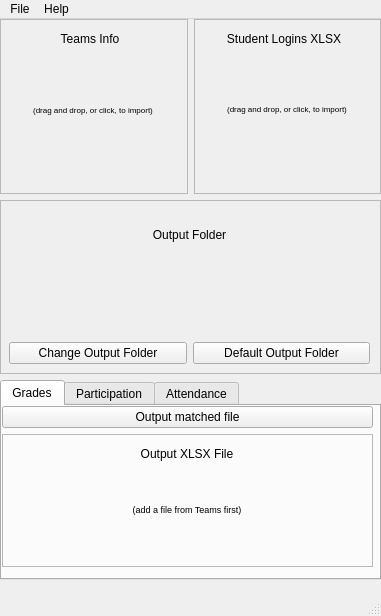
<?xml version="1.0" encoding="UTF-8"?>
<ui version="4.0">
 <author>Dylan Armitage</author>
 <class>MainWindow</class>
 <widget class="QMainWindow" name="MainWindow">
  <property name="geometry">
   <rect>
    <x>0</x>
    <y>0</y>
    <width>381</width>
    <height>616</height>
   </rect>
  </property>
  <property name="sizePolicy">
   <sizepolicy hsizetype="Fixed" vsizetype="Fixed">
    <horstretch>0</horstretch>
    <verstretch>0</verstretch>
   </sizepolicy>
  </property>
  <property name="minimumSize">
   <size>
    <width>381</width>
    <height>616</height>
   </size>
  </property>
  <property name="maximumSize">
   <size>
    <width>381</width>
    <height>616</height>
   </size>
  </property>
  <property name="windowTitle">
   <string>Teams-ATLAS Bridge</string>
  </property>
  <property name="autoFillBackground">
   <bool>false</bool>
  </property>
  <widget class="QWidget" name="centralwidget">
   <widget class="QWidget" name="verticalLayoutWidget_3">
    <property name="geometry">
     <rect>
      <x>0</x>
      <y>0</y>
      <width>381</width>
      <height>561</height>
     </rect>
    </property>
    <layout class="QVBoxLayout" name="verticalLayout_4">
     <item>
      <layout class="QHBoxLayout" name="horizontalLayout_5">
       <item>
        <widget class="QFrameDragDrop" name="frame_grade_input">
         <property name="acceptDrops">
          <bool>true</bool>
         </property>
         <property name="frameShape">
          <enum>QFrame::StyledPanel</enum>
         </property>
         <property name="frameShadow">
          <enum>QFrame::Sunken</enum>
         </property>
         <widget class="QPushButton" name="button_input_teams">
          <property name="geometry">
           <rect>
            <x>8</x>
            <y>40</y>
            <width>170</width>
            <height>101</height>
           </rect>
          </property>
          <property name="font">
           <font>
            <pointsize>6</pointsize>
           </font>
          </property>
          <property name="text">
           <string>(drag and drop, or click, to import)</string>
          </property>
          <property name="flat">
           <bool>true</bool>
          </property>
         </widget>
         <widget class="QLabel" name="label_input_teams">
          <property name="geometry">
           <rect>
            <x>0</x>
            <y>0</y>
            <width>180</width>
            <height>40</height>
           </rect>
          </property>
          <property name="text">
           <string>Teams Info</string>
          </property>
          <property name="alignment">
           <set>Qt::AlignCenter</set>
          </property>
         </widget>
        </widget>
       </item>
       <item>
        <widget class="QFrameDragDrop" name="frame_student_xlsx">
         <property name="acceptDrops">
          <bool>true</bool>
         </property>
         <property name="frameShape">
          <enum>QFrame::StyledPanel</enum>
         </property>
         <property name="frameShadow">
          <enum>QFrame::Sunken</enum>
         </property>
         <widget class="QLabel" name="label_input_students">
          <property name="geometry">
           <rect>
            <x>0</x>
            <y>0</y>
            <width>180</width>
            <height>40</height>
           </rect>
          </property>
          <property name="text">
           <string>Student Logins XLSX</string>
          </property>
          <property name="alignment">
           <set>Qt::AlignCenter</set>
          </property>
         </widget>
         <widget class="QPushButton" name="button_input_students">
          <property name="geometry">
           <rect>
            <x>8</x>
            <y>40</y>
            <width>170</width>
            <height>100</height>
           </rect>
          </property>
          <property name="font">
           <font>
            <pointsize>6</pointsize>
           </font>
          </property>
          <property name="text">
           <string>(drag and drop, or click, to import)</string>
          </property>
          <property name="flat">
           <bool>true</bool>
          </property>
         </widget>
        </widget>
       </item>
      </layout>
     </item>
     <item>
      <widget class="QFrame" name="frame_output_dir">
       <property name="frameShape">
        <enum>QFrame::StyledPanel</enum>
       </property>
       <property name="frameShadow">
        <enum>QFrame::Sunken</enum>
       </property>
       <widget class="QWidget" name="verticalLayoutWidget">
        <property name="geometry">
         <rect>
          <x>9</x>
          <y>3</y>
          <width>361</width>
          <height>161</height>
         </rect>
        </property>
        <layout class="QVBoxLayout" name="verticalLayout">
         <item>
          <widget class="QLabel" name="label_output_dir">
           <property name="text">
            <string>Output Folder</string>
           </property>
           <property name="alignment">
            <set>Qt::AlignCenter</set>
           </property>
          </widget>
         </item>
         <item>
          <widget class="QLabel" name="text_output_dir">
           <property name="text">
            <string/>
           </property>
           <property name="wordWrap">
            <bool>true</bool>
           </property>
          </widget>
         </item>
         <item>
          <layout class="QHBoxLayout" name="horizontalLayout">
           <item>
            <widget class="QPushButton" name="button_output_dir">
             <property name="text">
              <string>Change Output Folder</string>
             </property>
            </widget>
           </item>
           <item>
            <widget class="QPushButton" name="button_default_output_dir">
             <property name="text">
              <string>Default Output Folder</string>
             </property>
            </widget>
           </item>
          </layout>
         </item>
        </layout>
       </widget>
      </widget>
     </item>
     <item>
      <widget class="QTabWidget" name="tabWidget">
       <property name="enabled">
        <bool>true</bool>
       </property>
       <property name="maximumSize">
        <size>
         <width>16777215</width>
         <height>200</height>
        </size>
       </property>
       <property name="currentIndex">
        <number>0</number>
       </property>
       <widget class="QWidget" name="tab_grades">
        <attribute name="title">
         <string>Grades</string>
        </attribute>
        <widget class="QWidget" name="gridLayoutWidget">
         <property name="geometry">
          <rect>
           <x>0</x>
           <y>0</y>
           <width>371</width>
           <height>161</height>
          </rect>
         </property>
         <layout class="QVBoxLayout" name="verticalLayout_3">
          <item>
           <widget class="QPushButton" name="button_process">
            <property name="text">
             <string>Output matched file</string>
            </property>
           </widget>
          </item>
          <item>
           <widget class="QFrame" name="frame_output_xlsx">
            <property name="frameShape">
             <enum>QFrame::StyledPanel</enum>
            </property>
            <property name="frameShadow">
             <enum>QFrame::Sunken</enum>
            </property>
            <widget class="QLabel" name="label_output_xlsx">
             <property name="geometry">
              <rect>
               <x>0</x>
               <y>10</y>
               <width>370</width>
               <height>20</height>
              </rect>
             </property>
             <property name="text">
              <string>Output XLSX File</string>
             </property>
             <property name="alignment">
              <set>Qt::AlignCenter</set>
             </property>
            </widget>
            <widget class="QLabel" name="name_output_xlsx">
             <property name="geometry">
              <rect>
               <x>10</x>
               <y>40</y>
               <width>350</width>
               <height>71</height>
              </rect>
             </property>
             <property name="font">
              <font>
               <pointsize>7</pointsize>
              </font>
             </property>
             <property name="mouseTracking">
              <bool>false</bool>
             </property>
             <property name="text">
              <string>(add a file from Teams first)</string>
             </property>
             <property name="alignment">
              <set>Qt::AlignCenter</set>
             </property>
            </widget>
           </widget>
          </item>
         </layout>
        </widget>
       </widget>
       <widget class="QWidget" name="tab_participation">
        <attribute name="title">
         <string>Participation</string>
        </attribute>
       </widget>
       <widget class="QWidget" name="tab_attendance">
        <property name="enabled">
         <bool>false</bool>
        </property>
        <attribute name="title">
         <string>Attendance</string>
        </attribute>
       </widget>
      </widget>
     </item>
    </layout>
   </widget>
  </widget>
  <widget class="QMenuBar" name="menubar">
   <property name="geometry">
    <rect>
     <x>0</x>
     <y>0</y>
     <width>381</width>
     <height>30</height>
    </rect>
   </property>
   <widget class="QMenu" name="menuHelp">
    <property name="title">
     <string>Help</string>
    </property>
    <addaction name="actionAbout_Teams_ATLAS_Bridge"/>
    <addaction name="actionAbout_Qt"/>
    <addaction name="actionAbout_PyInstaller"/>
    <addaction name="separator"/>
    <addaction name="actionCheck_for_Updates"/>
    <addaction name="separator"/>
    <addaction name="actionDebugging_Options"/>
   </widget>
   <widget class="QMenu" name="menuFile">
    <property name="title">
     <string>File</string>
    </property>
    <addaction name="actionExit"/>
   </widget>
   <addaction name="menuFile"/>
   <addaction name="menuHelp"/>
  </widget>
  <widget class="QStatusBar" name="statusbar"/>
  <action name="actionAbout_Teams_ATLAS_Bridge">
   <property name="text">
    <string>About Teams-ATLAS Bridge</string>
   </property>
   <property name="menuRole">
    <enum>QAction::AboutRole</enum>
   </property>
  </action>
  <action name="actionAbout_Qt">
   <property name="text">
    <string>About Qt</string>
   </property>
   <property name="menuRole">
    <enum>QAction::AboutQtRole</enum>
   </property>
  </action>
  <action name="actionExit">
   <property name="text">
    <string>Exit</string>
   </property>
   <property name="menuRole">
    <enum>QAction::QuitRole</enum>
   </property>
  </action>
  <action name="actionCheck_for_Updates">
   <property name="text">
    <string>Check for Updates</string>
   </property>
  </action>
  <action name="actionAbout_PyInstaller">
   <property name="text">
    <string>About PyInstaller</string>
   </property>
  </action>
  <action name="actionDebugging_Options">
   <property name="text">
    <string>Debugging Options</string>
   </property>
  </action>
 </widget>
 <customwidgets>
  <customwidget>
   <class>QFrameDragDrop</class>
   <extends>QFrame</extends>
   <header location="global">qframedragdrop.h</header>
   <container>1</container>
   <slots>
    <signal>setOutputDir(QString)</signal>
   </slots>
  </customwidget>
 </customwidgets>
 <tabstops>
  <tabstop>button_input_teams</tabstop>
  <tabstop>button_input_students</tabstop>
  <tabstop>button_output_dir</tabstop>
  <tabstop>button_default_output_dir</tabstop>
 </tabstops>
 <resources/>
 <connections>
  <connection>
   <sender>actionAbout_Qt</sender>
   <signal>triggered()</signal>
   <receiver>MainWindow</receiver>
   <slot>about_qt()</slot>
   <hints>
    <hint type="sourcelabel">
     <x>-1</x>
     <y>-1</y>
    </hint>
    <hint type="destinationlabel">
     <x>190</x>
     <y>307</y>
    </hint>
   </hints>
  </connection>
  <connection>
   <sender>actionAbout_Teams_ATLAS_Bridge</sender>
   <signal>triggered()</signal>
   <receiver>MainWindow</receiver>
   <slot>about_app()</slot>
   <hints>
    <hint type="sourcelabel">
     <x>-1</x>
     <y>-1</y>
    </hint>
    <hint type="destinationlabel">
     <x>190</x>
     <y>307</y>
    </hint>
   </hints>
  </connection>
  <connection>
   <sender>actionExit</sender>
   <signal>triggered()</signal>
   <receiver>MainWindow</receiver>
   <slot>close()</slot>
   <hints>
    <hint type="sourcelabel">
     <x>-1</x>
     <y>-1</y>
    </hint>
    <hint type="destinationlabel">
     <x>190</x>
     <y>307</y>
    </hint>
   </hints>
  </connection>
  <connection>
   <sender>actionCheck_for_Updates</sender>
   <signal>triggered()</signal>
   <receiver>MainWindow</receiver>
   <slot>check_updates()</slot>
   <hints>
    <hint type="sourcelabel">
     <x>-1</x>
     <y>-1</y>
    </hint>
    <hint type="destinationlabel">
     <x>190</x>
     <y>307</y>
    </hint>
   </hints>
  </connection>
  <connection>
   <sender>actionAbout_PyInstaller</sender>
   <signal>triggered()</signal>
   <receiver>MainWindow</receiver>
   <slot>about_pyinstaller()</slot>
   <hints>
    <hint type="sourcelabel">
     <x>-1</x>
     <y>-1</y>
    </hint>
    <hint type="destinationlabel">
     <x>190</x>
     <y>307</y>
    </hint>
   </hints>
  </connection>
  <connection>
   <sender>frame_grade_input</sender>
   <signal>setOutputDir(QString)</signal>
   <receiver>MainWindow</receiver>
   <slot>choose_output_dir(QString)</slot>
   <hints>
    <hint type="sourcelabel">
     <x>98</x>
     <y>122</y>
    </hint>
    <hint type="destinationlabel">
     <x>190</x>
     <y>307</y>
    </hint>
   </hints>
  </connection>
  <connection>
   <sender>actionDebugging_Options</sender>
   <signal>triggered()</signal>
   <receiver>MainWindow</receiver>
   <slot>update_logging()</slot>
   <hints>
    <hint type="sourcelabel">
     <x>-1</x>
     <y>-1</y>
    </hint>
    <hint type="destinationlabel">
     <x>190</x>
     <y>307</y>
    </hint>
   </hints>
  </connection>
 </connections>
 <designerdata>
  <property name="gridDeltaX">
   <number>10</number>
  </property>
  <property name="gridDeltaY">
   <number>10</number>
  </property>
  <property name="gridSnapX">
   <bool>true</bool>
  </property>
  <property name="gridSnapY">
   <bool>true</bool>
  </property>
  <property name="gridVisible">
   <bool>true</bool>
  </property>
 </designerdata>
 <slots>
  <slot>choose_output_dir(QString)</slot>
  <slot>about_qt()</slot>
  <slot>about_app()</slot>
  <slot>check_updates()</slot>
  <slot>about_pyinstaller()</slot>
  <slot>update_logging()</slot>
 </slots>
</ui>
